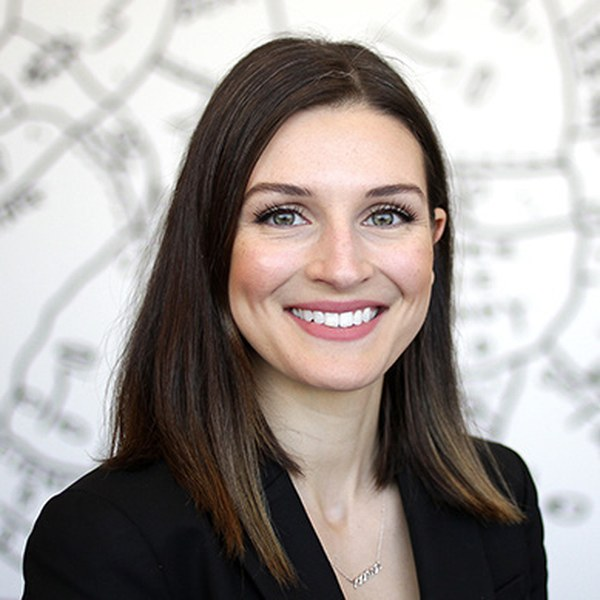
#> input picture site/img/speakers/anne-marie-paiement.jpg, 600 x 600 px, given in place of Ayesha Khanna headshot.jpeg, which was not available
$ python recrop_ayesha.py
#> lines starting #> are read from the running program, lines starting #| are printed output that depends on the picture; pictures that were not available may be replaced by others from this repository, and a replacement may not be noted
"""Re-crop Ayesha Khanna's headshot with the face higher in the frame."""
from pathlib import Path
import cv2
from PIL import Image

SRC = Path("Singapore data/speakers/Ayesha Khanna headshot.jpeg")
DST = Path("site/img/speakers/ayesha-khanna.jpg")
SIZE = 600

def main():
    img = cv2.imread(str(SRC))
#> img is the input picture: shape (600, 600, 3); mean B, G, R 149.7, 153, 160.2
    if img is None:
        raise SystemExit(f"Could not open {SRC}")
    h, w = img.shape[:2]
#> h = 600; w = 600

    gray = cv2.cvtColor(img, cv2.COLOR_BGR2GRAY)
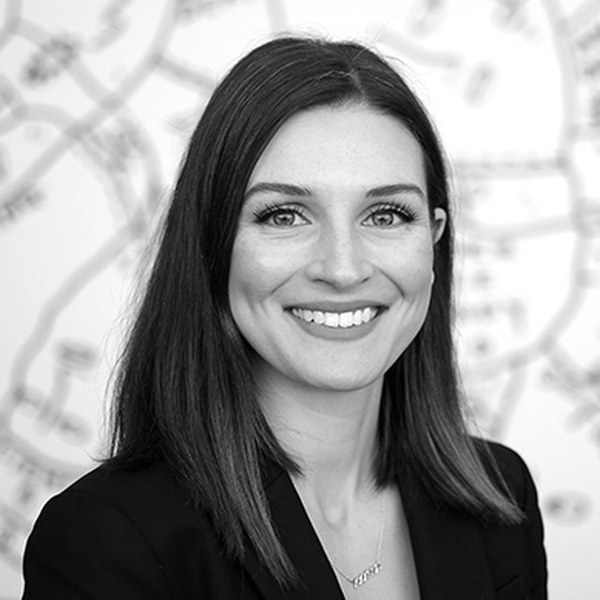
#> gray: shape (600, 600); min 0, max 255, mean 154.8
    cascade_path = cv2.data.haarcascades + "haarcascade_frontalface_default.xml"
    cascade = cv2.CascadeClassifier(cascade_path)
    faces = cascade.detectMultiScale(gray, scaleFactor=1.1, minNeighbors=5, minSize=(80, 80))
#> faces = [[201, 114, 258, 258]]

    if len(faces) == 0:
        raise SystemExit("No face detected")

    # Pick the largest face
    fx, fy, fw, fh = max(faces, key=lambda f: f[2] * f[3])
#> fx = 201; fy = 114; fw = 258; fh = 258
    face_cx = fx + fw // 2
#> face_cx = 330
    face_cy = fy + fh // 2
#> face_cy = 243

    side = int(max(fw, fh) * 3.0)
#> side = 774
    side = min(side, min(w, h))
#> side = 600

    # Shift crop center UP so the face sits in the upper third.
    # This means the crop box's center-y is BELOW the face center.
    upward_shift = int(fh * 0.55)  # face moves up in the frame
#> upward_shift = 141
    cy = face_cy + upward_shift
#> cy = 384

    x0 = max(0, min(w - side, face_cx - side // 2))
#> x0 = 0
    y0 = max(0, min(h - side, cy - side // 2))
#> y0 = 0

    crop = img[y0:y0 + side, x0:x0 + side]
    rgb = cv2.cvtColor(crop, cv2.COLOR_BGR2RGB)
    pil = Image.fromarray(rgb).resize((SIZE, SIZE), Image.LANCZOS)
    DST.parent.mkdir(parents=True, exist_ok=True)
    pil.save(DST, "JPEG", quality=88, optimize=True)
#> (the run stopped early here; a loop or call above may not have finished)

$ run again, on site/img/speakers/joseph-blass.jpg
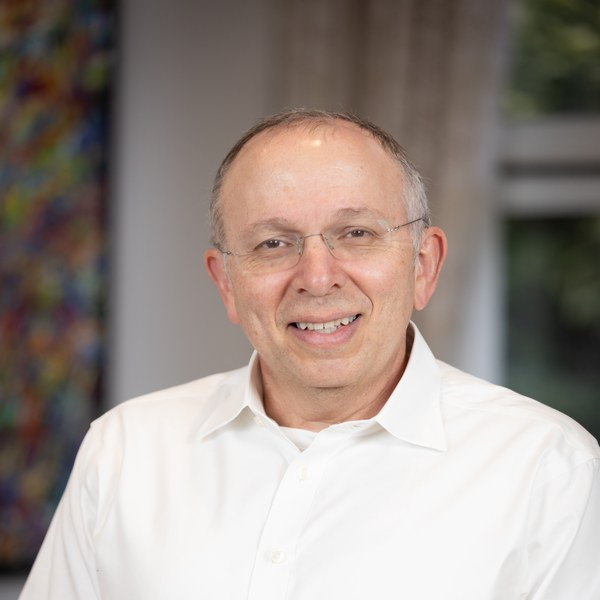
#> input picture site/img/speakers/joseph-blass.jpg, 600 x 600 px, given in place of Ayesha Khanna headshot.jpeg, which was not available
#> in main, img is the input picture: shape (600, 600, 3); mean B, G, R 137, 143.4, 154.6
#> in main, `gray = cv2.cvtColor(img, cv2.COLOR_BGR2GRAY)`:
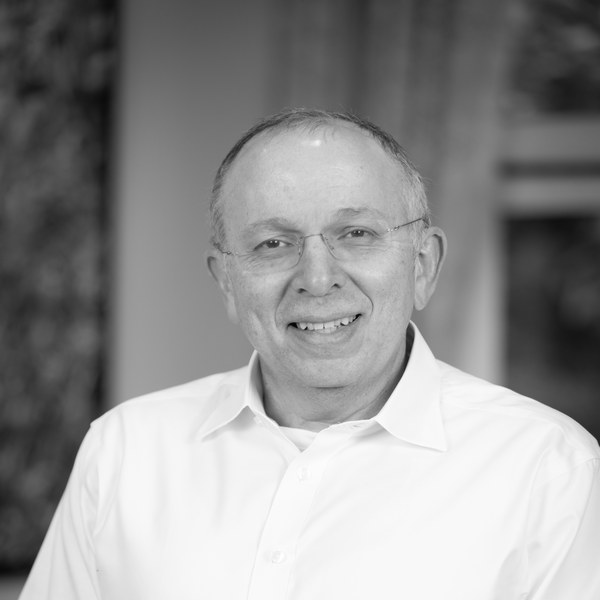
#> gray: shape (600, 600); min 3, max 255, mean 146
#> faces = [[199, 144, 238, 238]]
#> fx = 199; fy = 144; fw = 238
#> face_cx = 318
#> face_cy = 263
#> in main, `side = int(max(fw, fh) * 3.0)`: side = 714
#> in main, `side = min(side, min(w, h))`: side = 600
#> upward_shift = 130
#> cy = 393
#> x0 = 0

$ run again, on site/img/speakers/krista-pedersen.jpg
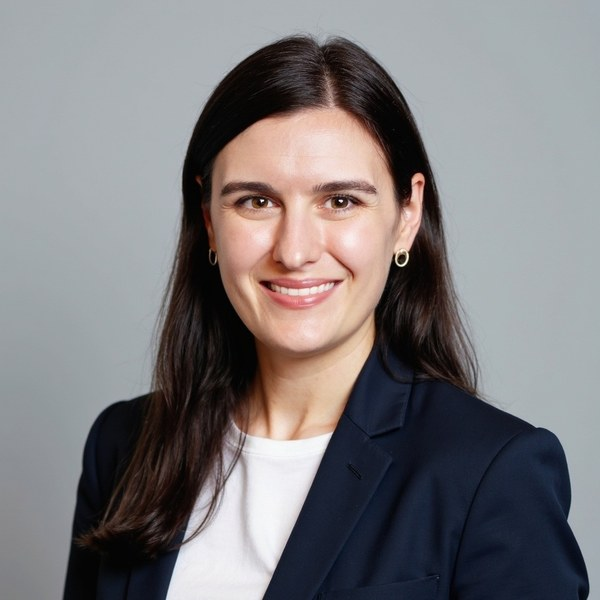
#> input picture site/img/speakers/krista-pedersen.jpg, 600 x 600 px, given in place of Ayesha Khanna headshot.jpeg, which was not available
#> in main, img is the input picture: shape (600, 600, 3); mean B, G, R 124.4, 122.5, 125.4
#> in main, `gray = cv2.cvtColor(img, cv2.COLOR_BGR2GRAY)`:
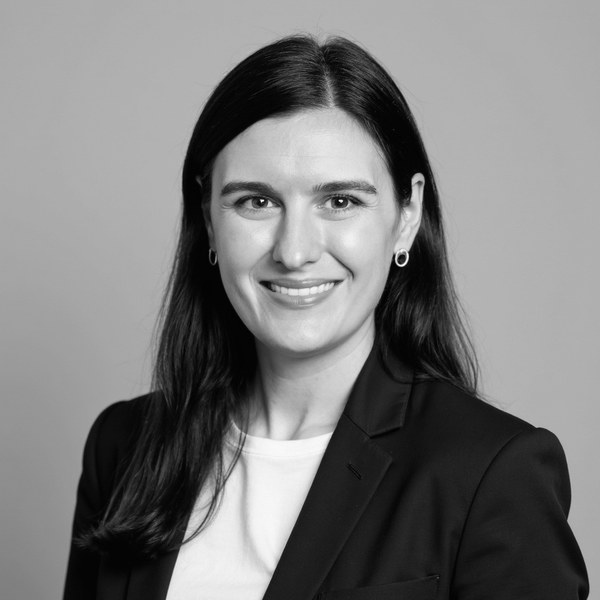
#> gray: shape (600, 600); min 0, max 253, mean 123.6
#> faces = [[182, 110, 233, 233]]
#> fx = 182; fy = 110; fw = 233
#> face_cx = 298
#> face_cy = 226
#> in main, `side = int(max(fw, fh) * 3.0)`: side = 699
#> in main, `side = min(side, min(w, h))`: side = 600
#> upward_shift = 128
#> cy = 354
#> x0 = 0
